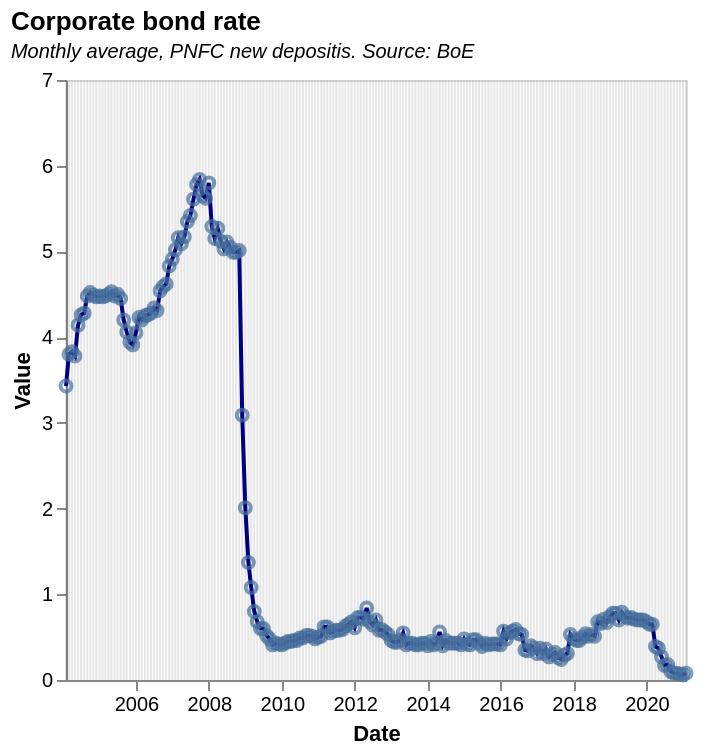

This figure's Vega-Lite source:
### Vega-Lite specification from a JSON file in a GitHub repository (floating-point values rounded to 4 significant figures; data arrays with more than 128 entries replaced by an {"elided": "..."} marker saying what was removed)
{"$schema": "https://vega.github.io/schema/vega-lite/v5.json", "description": "(M9) PNFC bond rate", "title": {"text": "Corporate bond rate", "subtitle": "Monthly average, PNFC new depositis. Source: BoE", "subtitleFontStyle": "italic", "subtitleFontSize": 10, "anchor": "start", "color": "black"}, "data": {"values": {"elided": "205 records"}, "format": {"parse": {"Date": "date"}}}, "height": 300, "width": 310, "encoding": {"x": {"field": "Date", "type": "temporal", "axis": {"grid": false}}}, "layer": [{"encoding": {"y": {"field": "Value", "type": "quantitative", "scale": {"domain": [0, 7]}, "axis": {"grid": false}}}, "layer": [{"mark": {"type": "line", "color": "darkblue"}}, {"mark": "point"}]}, {"mark": "rule", "encoding": {"opacity": {"value": 0.1}, "tooltip": [{"field": "Date", "type": "temporal", "format": "%B, %Y"}, {"field": "Value", "title": "Bond rate", "type": "quantitative", "format": ""}]}}]}
